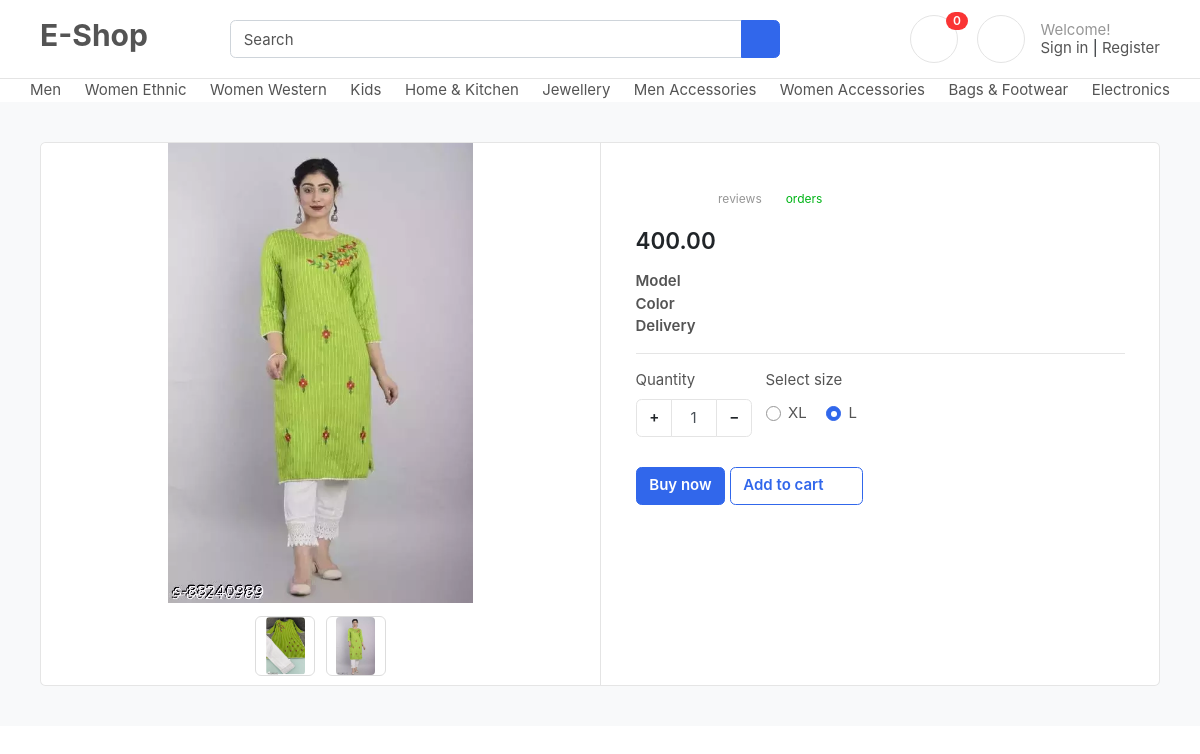
Page /product/kurti/ on the committed database.
### products/models.py (models this page shows, shortened)
class Product(BaseModel):
    Product_name = models.CharField(max_length=100)
    slug = models.SlugField(unique=True , null=True , blank=True)
    category = models.ForeignKey(Category , on_delete=models.CASCADE , related_name="products")
    price = models.IntegerField()
    product_description = models.TextField()
    color_variant = models.ManyToManyField(ColorVariant , blank = True)
    size_variant = models.ManyToManyField(SizeVariant , blank = True)

class ProductImage(BaseModel):
    product = models.ForeignKey(Product , on_delete=models.CASCADE , related_name="product_images")
    image = models.ImageField(upload_to="product")

class SizeVariant(BaseModel):
    size_name = models.CharField(max_length = 100)
    price = models.IntegerField(default=0)

### products/views.py (the view)
# urls.py: path('<slug>/' , get_product , name="get_product"),
def get_product(request , slug):
    try:
        product = Product.objects.get(slug =slug)
        return render(request  , 'product/product.html' , context = {'product' : product})
    except Exception as e:
        print(e)

### templates/product/product.html (shortened to what this page needs)
{% extends "base/base.html"%}
{% block start %}
<section class="section-content padding-y bg">
    <div class="container">
        <div class="card">
            <div class="row no-gutters">
                <aside class="col-md-6">
                    <article class="gallery-wrap">
                        <div class="img-big-wrap">
                            <div> <a href="#"><img src="/media/{{product.product_images.first.image}}"></a></div>
                        </div>
                        <div class="thumbs-wrap">
                            {% for image in product.product_images.all %}
                            <a href="#" class="item-thumb"> <img src="/media/{{image.image}}"></a>
                            {% endfor %}
                        </div>
                    </article>
                </aside>
                <main class="col-md-6 border-left">
                    <article class="content-body">
                        <div class="rating-wrap my-3">
                            <ul class="rating-stars">
                                <li style="width:80%" class="stars-active">
                                    <i class="fa fa-star"></i> <i class="fa fa-star"></i>
                                    <i class="fa fa-star"></i> <i class="fa fa-star"></i>
                                </li>
                                <li>
                                    <i class="fa fa-star"></i> <i class="fa fa-star"></i>
                                    <i class="fa fa-star"></i> <i class="fa fa-star"></i>
                                    <i class="fa fa-star"></i>
                                </li>
                            </ul>
                            <small class="label-rating text-muted">reviews</small>
                            <small class="label-rating text-success"> <i class="fa fa-clipboard-check"></i> orders
                            </small>
                        </div>
                        <div class="mb-3">
                            <var class="price h4">{{product.price}}.00</var>
                        </div>
                        <dl class="row">
                            <dt class="col-sm-3">Model</dt>
                            <dd class="col-sm-9"></dd>
                            <dt class="col-sm-3">Color</dt>
                            <dd class="col-sm-9"></dd>
                            <dt class="col-sm-3">Delivery</dt>
                            <dd class="col-sm-9"></dd>
                        </dl>
                        <hr>
                        <div class="form-row">
                            <div class="form-group col-md flex-grow-0">
                                <label>Quantity</label>
                                <div class="input-group mb-3 input-spinner">
                                    <div class="input-group-prepend">
                                        <button class="btn btn-light" type="button" id="button-plus"> + </button>
                                    </div>
                                    <input type="text" class="form-control" value="1">
                                    <div class="input-group-append">
                                        <button class="btn btn-light" type="button" id="button-minus"> − </button>
                                    </div>
                                </div>
                            </div>
                            {% if product.size_variant.count %}
                            <div class="form-group col-md">
                                <label>Select size</label>
                                <div class="mt-1">
                                    {% for size in product.size_variant.all %}
                                    <label class="custom-control custom-radio custom-control-inline">
                                        <div class="custom-control-label">{{size.size_name}}</div>
                                    </label>
                                    {% endfor %}
                                </div>
                            </div>
                            {% endif %}
                        </div>
                        <a href="#" class="btn  btn-primary"> Buy now </a>
                        <a href="#" class="btn  btn-outline-primary"> <span class="text">Add to cart</span> <i
                                class="fas fa-shopping-cart"></i> </a>
                    </article>
                </main>
            </div>
        </div>
    </div>
</section>
{% endblock %}

### public/static/css/ui.css (style rules this page uses)
html { font-family: 'Inter', sans-serif; font-size: 15px; }
.content-body { flex: 1 1 auto; padding: 2rem 2.3rem; }
.padding-y { padding-top: 40px; padding-bottom: 40px; }
var { font-style: normal; }
article:after, .form-group:after { display: block; clear: both; content: ""; }
.bg { background-color: #f8f9fa; }
.btn-light { background-color: #fff; border-color: #e4e4e4; }
.btn .text+i { margin-left: 10px; }
dl[class="row"] { margin-bottom: 0; }
.price { font-weight: 600; color: #212529; }
.label-rating { margin-left: 7px; display: inline-block; vertical-align: middle; }
.rating-stars { display: inline-block; vertical-align: middle; list-style: none; margin: 0; padding: 0; position: relative; white-space: nowrap; clear: both; }
.rating-stars i { font-size: 14px; color: #ccc; display: inline; }
.rating-stars li { display: block; text-overflow: clip; white-space: nowrap; z-index: 1; }
.rating-stars li.stars-active { z-index: 2; position: absolute; top: 0; left: 0; overflow: hidden; }
.rating-stars li.stars-active i { color: orange; }
.input-spinner { width: 120px; flex-wrap: nowrap; display: inline-flex; }
.input-spinner input.form-control { text-align: center; max-width: 46px; flex-basis: 46px; border-color: #e4e4e4; flex-grow: 0; }
.input-spinner .btn { width: 36px; text-align: center; }
.gallery-wrap .img-big-wrap { margin-bottom: 10px; border-radius: 0.37rem; overflow: hidden; background-color: #fff; }
.gallery-wrap .img-big-wrap a { text-align: center; display: block; }
.gallery-wrap .img-big-wrap img { height: 460px; width: auto; display: inline-block; cursor: zoom-in; }
.gallery-wrap .thumbs-wrap { text-align: center; }
.gallery-wrap .thumbs-wrap .item-thumb { width: 60px; height: 60px; border: 1px solid #ddd; border-radius: 6px; margin: 3px; display: inline-block; overflow: hidden; }
.gallery-wrap .thumbs-wrap img { max-width: 100%; max-height: 100%; object-fit: cover; border-radius: 4px; cursor: zoom-in; }

### rows in the picture
Product: product_images.first.image (picture), price "400"
ProductImage: image (picture)
ProductImage: image (picture)
SizeVariant: size_name "XL"
SizeVariant: size_name "L"
